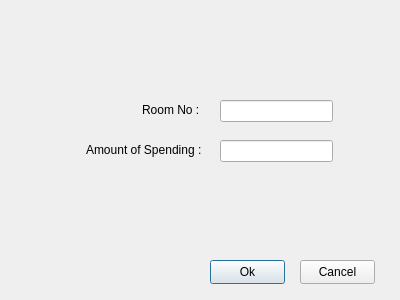
<?xml version="1.0" encoding="UTF-8"?>
<ui version="4.0">
 <class>ExtraDialog</class>
 <widget class="QDialog" name="ExtraDialog">
  <property name="geometry">
   <rect>
    <x>0</x>
    <y>0</y>
    <width>400</width>
    <height>300</height>
   </rect>
  </property>
  <property name="windowTitle">
   <string>Extra</string>
  </property>
  <widget class="QLabel" name="label">
   <property name="geometry">
    <rect>
     <x>142</x>
     <y>100</y>
     <width>61</width>
     <height>20</height>
    </rect>
   </property>
   <property name="text">
    <string>Room No :</string>
   </property>
  </widget>
  <widget class="QLabel" name="label_2">
   <property name="geometry">
    <rect>
     <x>86</x>
     <y>140</y>
     <width>121</width>
     <height>20</height>
    </rect>
   </property>
   <property name="text">
    <string>Amount of Spending :</string>
   </property>
  </widget>
  <widget class="QLineEdit" name="lineEditRoomNo">
   <property name="geometry">
    <rect>
     <x>220</x>
     <y>100</y>
     <width>113</width>
     <height>22</height>
    </rect>
   </property>
  </widget>
  <widget class="QLineEdit" name="lineEditAmount">
   <property name="geometry">
    <rect>
     <x>220</x>
     <y>140</y>
     <width>113</width>
     <height>22</height>
    </rect>
   </property>
  </widget>
  <widget class="QPushButton" name="pushButtonOk">
   <property name="geometry">
    <rect>
     <x>210</x>
     <y>260</y>
     <width>75</width>
     <height>24</height>
    </rect>
   </property>
   <property name="text">
    <string>Ok</string>
   </property>
  </widget>
  <widget class="QPushButton" name="pushButtonCancel">
   <property name="geometry">
    <rect>
     <x>300</x>
     <y>260</y>
     <width>75</width>
     <height>24</height>
    </rect>
   </property>
   <property name="text">
    <string>Cancel</string>
   </property>
  </widget>
 </widget>
 <resources/>
 <connections/>
</ui>
